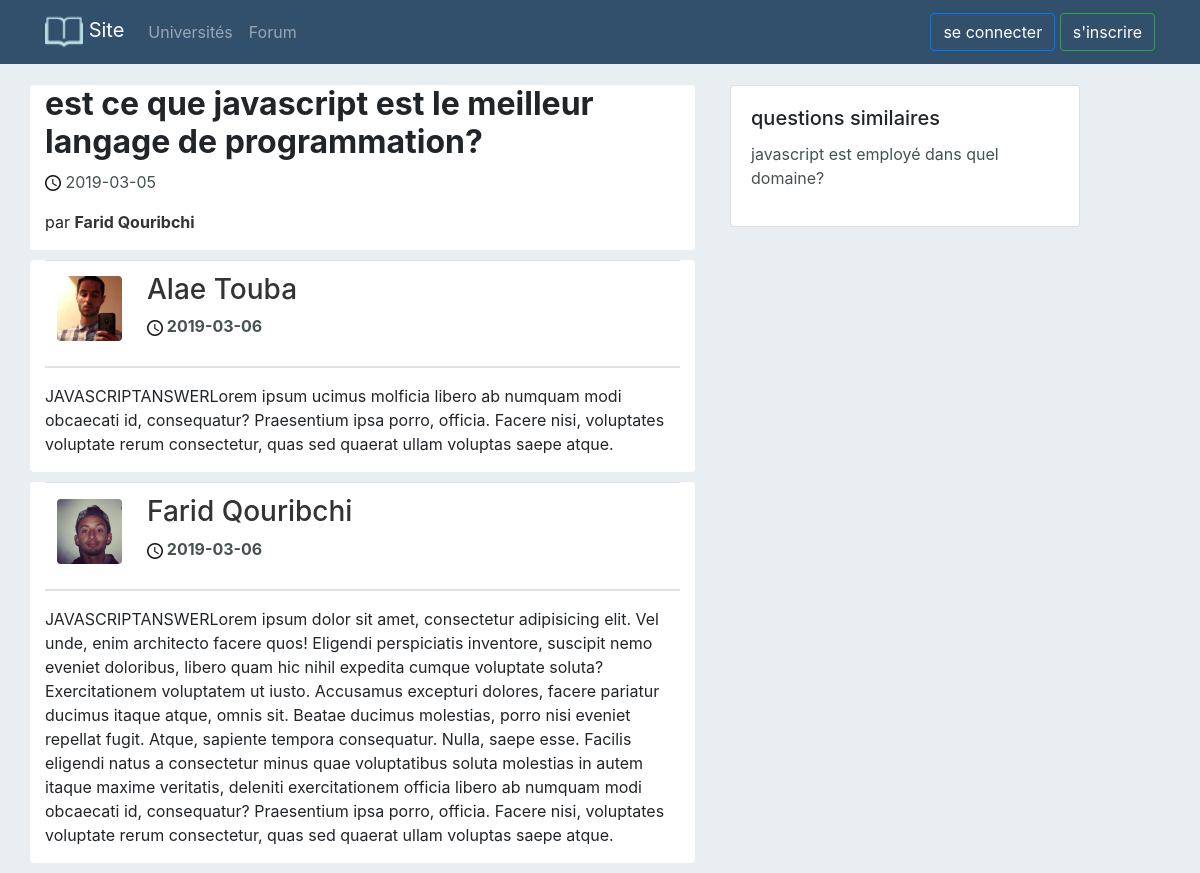
The page /forum/question.php?id=2 on the database its author committed.
### tables this page shows
CREATE TABLE `questions` (
  `question_id` int(255) NOT NULL,
  `question_user_id` int(255) NOT NULL,
  `question_topic_id` int(255) NOT NULL,
  `question_content` text NOT NULL,
  `question_creation_date` date NOT NULL,
  `question_tags` varchar(255) NOT NULL
);

CREATE TABLE `users` (
  `user_id` int(255) NOT NULL,
  `user_firstname` varchar(70) NOT NULL,
  `user_lastname` varchar(70) NOT NULL,
  `user_email` varchar(70) NOT NULL,
  `user_password` varchar(255) NOT NULL,
  `user_sex` varchar(10) NOT NULL,
  `user_image` varchar(255) NOT NULL,
  `user_profile` varchar(10) NOT NULL,
  `user_university_id` int(255) NOT NULL,
  `user_inscription_date` date NOT NULL
);

CREATE TABLE `answers` (
  `answer_id` int(255) NOT NULL,
  `answer_user_id` int(255) NOT NULL,
  `answer_question_id` int(255) NOT NULL,
  `answer_content` text NOT NULL,
  `answer_creation_date` date NOT NULL
);

### includes/functions.php (called while the page is built, shortened)
<?php
function displayUserName($user_id) {
    global $connection;
    $query = "SELECT * FROM users WHERE user_id = '$user_id' ";
    $select_user = mysqli_query($connection, $query);
    $user_row = mysqli_fetch_assoc($select_user);
    return $user_row['user_firstname'] . ' ' . $user_row['user_lastname'];
}
function linkToUserProfile($user_id) {
    $place = basename(dirname($_SERVER['PHP_SELF']));
    if ($place === 'forum') {
        return '../profile.php?id=' . $user_id;
    } elseif ($place === 'project') {
        return './profile.php?id=' . $user_id;
    }
}
function displayUserImageName($user_id) {
    global $connection;
    $query = "SELECT * FROM users WHERE user_id = '$user_id' ";
    $select_user = mysqli_query($connection, $query);
    $user_row = mysqli_fetch_assoc($select_user);
    $user_image = $user_row['user_image'];
    $place = basename($_SERVER['PHP_SELF']);
    if (!empty($user_image)) {
        return 'users_images/' . $user_image;
    } else {
        if ($place === 'profile.php') {
            return 'icons/iconfinder_profile-filled_299075.png';
        } else {
            return 'icons/user64px.png';
        }
    }
}

### forum/question.php (the view, shortened to what this page needs)
<?php  include 'includes/forum_header.php'; ?>
<?php include '../includes/nav_bar.php' ; ?>
<div class="container container-forum">
	<div class="row">
		<div class="col-lg-7 col-md-7 col-sm-12" style="margin-right: 20px;">
			<div class="row">
			<?php
				$the_question_id = isset($_GET['id']) ? mysqli_real_escape_string($connection, $_GET['id']) : 0 ;
				$query = "SELECT * FROM questions WHERE question_id = '$the_question_id' ";
				$select_question = mysqli_query($connection, $query);
				$result = mysqli_num_rows($select_question);
				$question_found = null;
			?>
			<?php if($result === 0 ): ?>
				<?php $question_found = false; ?>
				<div class="col-sm-12 alert alert-warning rounded">
					<h1>question n'est pas trouvé!</h1>
				</div>
			<?php else: ?>
				<?php
					$question_found = true;
					$question_row = mysqli_fetch_assoc($select_question);
				?>
				<div class="col-lg-12 col-md-12 col-sm-12 bg-white rounded div-answer">
					<h2 class="font-weight-bold"> <?= $question_row['question_content'] ?> </h2>
					<p>
						<span style="color:#445252;">
							<img src="../pictures/icons/timeIcon.png">
							<?= $question_row['question_creation_date'] ?>
						</span>
					</p>
					<p class="">par <a href="#" class=" text-capitalize font-weight-bold"> <?= displayUserName($question_row['question_user_id']) ?> </a> </p>
				</div>
				<?php
					$query = "SELECT * FROM answers WHERE answer_question_id = '$the_question_id' ";
					$select_answers = mysqli_query($connection, $query);
					$result = mysqli_num_rows($select_answers);
				?>
				<?php if( $result === 0 ): ?>
					<div class="col-sm-12 alert alert-warning">
						<h1>Oups! pas de reposne a cette question! soyer le premier a repondre!</h1>
					</div>
				<?php else: ?>
					<?php while( $answer_row = mysqli_fetch_assoc($select_answers) ): ?>
						<div class="col-lg-12 col-md-12 col-sm-12 bg-white rounded div-answer">
							<table class="table">
								<thead>
									<tr>
										<th style="width: 90px;">
											<img src="../pictures/<?= displayUserImageName($answer_row['answer_user_id']) ?>" class="img-fluid rounded img-profil">
										</th>
										<th>
											<h3 class="text-capitalize"> <a href="<?= linkToUserProfile($answer_row['answer_user_id']) ?>">  <?= displayUserName($answer_row['answer_user_id']) ?> </a></h3>
											<p>
												<span style="color:#445252;">
													<img src="../pictures/icons/timeIcon.png">
													<?= $answer_row['answer_creation_date'] ?>
												</span>
											</p>
										</th>
									</tr>
								</thead>
							</table>
							<p>
								<?= $answer_row['answer_content'] ?>
							</p>
						</div>
					<?php endwhile; ?>
				<?php endif; ?>
			<?php endif; ?>
			</div>
		</div>
		<div class="col-lg-4 col-md-4 .d-sm-none .d-md-block .d-none .d-sm-block">
			<div class="row">
				<div class="col-lg-12 col-md-12">
					<div class="card">
						<div class="card-body">
							<h5 class="card-title">questions similaires</h5>
							<?php if(!$question_found): ?>
							<?php else: ?>
								<?php
									$query = "SELECT * FROM questions WHERE question_id = '$the_question_id' ";
									$select_question = mysqli_query($connection, $query);
									$row = mysqli_fetch_assoc($select_question);
									$topic_id = $row['question_topic_id'] ;
									$query = "SELECT * FROM questions WHERE ( question_topic_id = '$topic_id' ) AND ( question_id <> '$the_question_id' ) LIMIT 0,10 ";
									$select_similar_questions = mysqli_query($connection, $query);
								?>
								<?php while( $question_row = mysqli_fetch_assoc($select_similar_questions) ): ?>
									<p>
										<a href="./question.php?id=<?= $question_row['question_id'] ?>" class="card-link"> <?= $question_row['question_content'] ?> </a>
									</p>
								<?php endwhile; ?>
							<?php endif; ?>
						</div>
					</div>
				</div>
			</div>
		</div>
	</div>
</div>
<?php include 'includes/forum_footer.php'; ?>

### forum/css/rtl.css (style rules this page uses)
.card-link { color: #445252; }

### forum/css/style.css (style rules this page uses)
body { background-color: #e9eef3; }
.container-forum { margin-top: 85px; }
body a { text-decoration: none; color: #333; }
.div-answer { margin-bottom: 10px; }
.div-answer .img-profil { margin-bottom: 13px; width: 65px; height: 65px; }

### rows shown on the page
questions: question_content "est ce que javascript est le meilleur langage de programmation?", question_creation_date "2019-03-05", question_user.user_lastname "Farid Qouribchi"
answers: answer_user.user_image (picture), answer_user.user_lastname "Alae Touba", answer_creation_date "2019-03-06", answer_content "JAVASCRIPTANSWERLorem ipsum ucimus molficia libero ab numquam modi obcaecati id, consequatur? Praesentium ipsa porro, officia. Facere nisi, voluptates voluptate rerum consectetur, quas sed quaerat ullam voluptas saepe atque."
answers: answer_user.user_image (picture), answer_user.user_lastname "Farid Qouribchi", answer_creation_date "2019-03-06", answer_content "JAVASCRIPTANSWERLorem ipsum dolor sit amet, consectetur adipisicing elit. Vel unde, enim architecto facere quos! Eligendi perspiciatis inventore, suscipit nemo eveniet doloribus, libero quam hic nihil expedita cumque voluptate soluta? Exercitationem voluptatem ut iusto. Accusamus excepturi dolores, facere pariatur ducimus itaque atque, omnis sit. Beatae ducimus molestias, porro nisi eveniet repellat fugit. Atque, sapiente tempora consequatur. Nulla, saepe esse. Facilis eligendi natus a consectetur minus quae voluptatibus soluta molestias in autem itaque maxime veritatis, deleniti exercitationem officia libero ab numquam modi obcaecati id, consequatur? Praesentium ipsa porro, officia. Facere…"
questions: question_content "javascript est employé dans quel domaine?"
